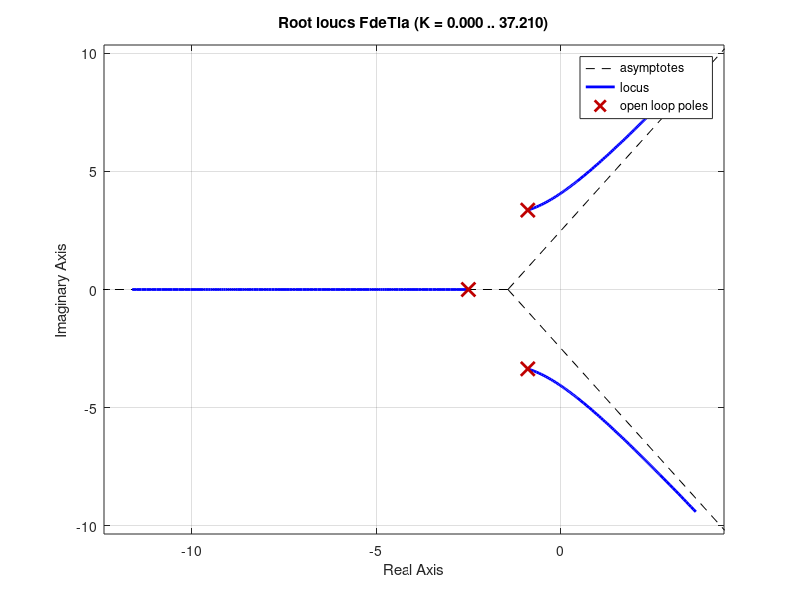

MATLAB code for this plot:
clc; clear all; close all
%pkg install -forge control;

pkg load control;

s = tf('s')


FdeTMotor = 366.5/(s + 2.5);
FdeTHelice = 0.0032;
FdeTEstructura = 18.09/(s^2 + 1.776 * s + 12.05);
GainGradosAVolt = 0.0255;
GainRadAGrad = 57.297;

FdeTla = FdeTMotor * FdeTHelice * FdeTEstructura * GainGradosAVolt * GainRadAGrad;
% 31 / (s^3 + 4.276 * s^2 + 16.49 * s + 30.12)
FdeTlc = feedback(FdeTla);
% 31 / (s^3 + 4.276 * s^2 + 16.49 * s + 61.12)

%fig 6 & 7
%step(FdeTlc)


%fig 8
rlocus(FdeTla)

FdeTlaPIDNoK = FdeTla*(s^2+1.778*s+12.05)/s

%fig 9
%rlocus(FdeTlcPID); hold on;
%sgrid(0.707, 1);
s1 = 1.25 + 1.25*i;
invk = 30.96/(s1*(s1+2.5));
%k = 1/invk;
k = 0.1

FdeTlaPID = k * FdeTlaPIDNoK;
%fig 10
%step(FdeTlc, 30, 'r'); hold on;
%step(feedback(FdeTlaPID), 30);


CompAtraso = (s+0.5)/(s+0.0051)
%fig 11
%step(feedback(FdeTla*CompAtraso), 'r', 70); hold on;
%step(feedback(FdeTla),70)

%fig 12
%rlocus(TFla*CompAtraso);


%step(TFlc)